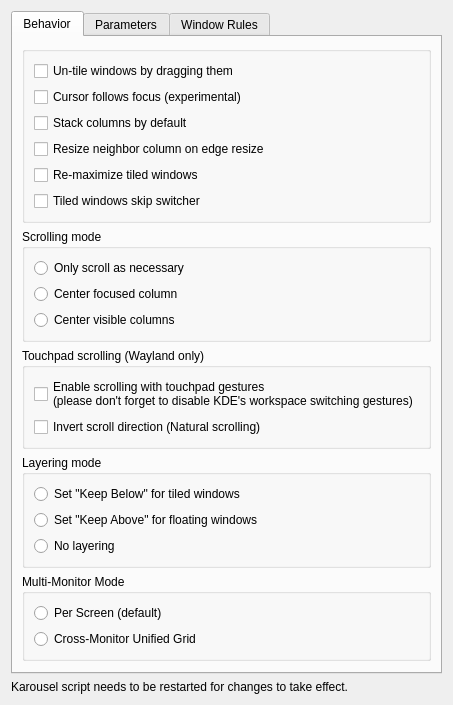
<?xml version="1.0" encoding="UTF-8"?>
<ui version="4.0">
    <class>KWin::KarouselConfigForm</class>
    <widget class="QWidget" name="KWin::KarouselConfigForm">
        <property name="windowTitle">
            <string>Karousel</string>
        </property>
        <property name="autoFillBackground">
            <bool>false</bool>
        </property>
        <layout class="QVBoxLayout" name="layout_main">
            <item>
                <widget class="QTabWidget" name="tabContainer">
                    <widget class="QWidget" name="tab_behavior">
                        <attribute name="title">
                            <string>Behavior</string>
                        </attribute>
                        <layout class="QVBoxLayout">
                            <item>
                                <widget class="QGroupBox">
                                    <property name="flat">
                                        <bool>true</bool>
                                    </property>
                                    <layout class="QVBoxLayout">
                                        <item>
                                            <widget class="QCheckBox" name="kcfg_untileOnDrag">
                                                <property name="text">
                                                    <string>Un-tile windows by dragging them</string>
                                                </property>
                                            </widget>
                                        </item>
                                        <item>
                                            <widget class="QCheckBox" name="kcfg_cursorFollowsFocus">
                                                <property name="text">
                                                    <string>Cursor follows focus (experimental)</string>
                                                </property>
                                                <property name="toolTip">
                                                    <string>When a window gains focus, move the cursor to it</string>
                                                </property>
                                            </widget>
                                        </item>
                                        <item>
                                            <widget class="QCheckBox" name="kcfg_stackColumnsByDefault">
                                                <property name="text">
                                                    <string>Stack columns by default</string>
                                                </property>
                                                <property name="toolTip">
                                                    <string>New columns start in stacked mode (only the active window visible)</string>
                                                </property>
                                            </widget>
                                        </item>
                                        <item>
                                            <widget class="QCheckBox" name="kcfg_resizeNeighborColumn">
                                                <property name="text">
                                                    <string>Resize neighbor column on edge resize</string>
                                                </property>
                                                <property name="toolTip">
                                                    <string>When resizing a column by dragging its edge, also inversely resize the column on the other side of the edge</string>
                                                </property>
                                            </widget>
                                        </item>
                                        <item>
                                            <widget class="QCheckBox" name="kcfg_reMaximize">
                                                <property name="text">
                                                    <string>Re-maximize tiled windows</string>
                                                </property>
                                                <property name="toolTip">
                                                    <string>Restore maximized and full-screen states of tiled windows on focus</string>
                                                </property>
                                            </widget>
                                        </item>
                                        <item>
                                            <widget class="QCheckBox" name="kcfg_skipSwitcher">
                                                <property name="text">
                                                    <string>Tiled windows skip switcher</string>
                                                </property>
                                            </widget>
                                        </item>
                                    </layout>
                                </widget>
                            </item>

                            <item>
                                <widget class="QGroupBox">
                                    <property name="title">
                                        <string>Scrolling mode</string>
                                    </property>
                                    <layout class="QVBoxLayout">
                                        <item>
                                            <widget class="QRadioButton" name="kcfg_scrollingLazy">
                                                <property name="text">
                                                    <string>Only scroll as necessary</string>
                                                </property>
                                            </widget>
                                        </item>
                                        <item>
                                            <widget class="QRadioButton" name="kcfg_scrollingCentered">
                                                <property name="text">
                                                    <string>Center focused column</string>
                                                </property>
                                            </widget>
                                        </item>
                                        <item>
                                            <widget class="QRadioButton" name="kcfg_scrollingGrouped">
                                                <property name="text">
                                                    <string>Center visible columns</string>
                                                </property>
                                            </widget>
                                        </item>
                                    </layout>
                                </widget>
                            </item>

                            <item>
                                <widget class="QGroupBox">
                                    <property name="title">
                                        <string>Touchpad scrolling (Wayland only)</string>
                                    </property>
                                    <layout class="QVBoxLayout">
                                        <item>
                                            <widget class="QCheckBox" name="kcfg_gestureScroll">
                                                <property name="text">
                                                    <string>Enable scrolling with touchpad gestures
(please don't forget to disable KDE's workspace switching gestures)</string>
                                                </property>
                                                <property name="toolTip">
                                                    <string>Scroll with a three-finger horizontal swipe gesture</string>
                                                </property>
                                            </widget>
                                        </item>

                                        <item>
                                            <widget class="QCheckBox" name="kcfg_gestureScrollInvert">
                                                <property name="text">
                                                    <string>Invert scroll direction (Natural scrolling)</string>
                                                </property>
                                            </widget>
                                        </item>
                                    </layout>
                                </widget>
                            </item>

                            <item>
                                <widget class="QGroupBox">
                                    <property name="title">
                                        <string>Layering mode</string>
                                    </property>
                                    <layout class="QVBoxLayout">
                                        <item>
                                            <widget class="QRadioButton" name="kcfg_tiledKeepBelow">
                                                <property name="text">
                                                    <string>Set "Keep Below" for tiled windows</string>
                                                </property>
                                            </widget>
                                        </item>
                                        <item>
                                            <widget class="QRadioButton" name="kcfg_floatingKeepAbove">
                                                <property name="text">
                                                    <string>Set "Keep Above" for floating windows</string>
                                                </property>
                                            </widget>
                                        </item>
                                        <item>
                                            <widget class="QRadioButton" name="kcfg_noLayering">
                                                <property name="text">
                                                    <string>No layering</string>
                                                </property>
                                            </widget>
                                        </item>
                                    </layout>
                                </widget>
                            </item>

                            <item>
                                <widget class="QGroupBox">
                                    <property name="title">
                                        <string>Multi-Monitor Mode</string>
                                    </property>
                                    <layout class="QVBoxLayout">
                                        <item>
                                            <widget class="QRadioButton" name="kcfg_multiMonitorModePerScreen">
                                                <property name="text">
                                                    <string>Per Screen (default)</string>
                                                </property>
                                            </widget>
                                        </item>
                                        <item>
                                            <widget class="QRadioButton" name="kcfg_multiMonitorModeCross">
                                                <property name="text">
                                                    <string>Cross-Monitor Unified Grid</string>
                                                </property>
                                            </widget>
                                        </item>
                                    </layout>
                                </widget>
                            </item>

                            <item>
                                <spacer name="spacer_footer">
                                    <property name="orientation">
                                        <enum>Qt::Vertical</enum>
                                    </property>
                                    <property name="sizeHint" stdset="0">
                                        <size>
                                            <width>0</width>
                                            <height>0</height>
                                        </size>
                                    </property>
                                </spacer>
                            </item>
                        </layout>
                    </widget>

                    <widget class="QWidget" name="tab_parameters">
                        <attribute name="title">
                            <string>Parameters</string>
                        </attribute>
                        <layout class="QFormLayout">
                            <item row="0" column="0">
                                <widget class="QLabel" name="label_gapsOuterTop">
                                    <property name="text">
                                        <string>Top margin:</string>
                                    </property>
                                </widget>
                            </item>
                            <item row="0" column="1">
                                <widget class="QSpinBox" name="kcfg_gapsOuterTop">
                                    <property name="suffix">
                                        <string> px</string>
                                    </property>
                                    <property name="maximum">
                                        <number>999</number>
                                    </property>
                                    <property name="value">
                                        <number>0</number>
                                    </property>
                                </widget>
                            </item>

                            <item row="1" column="0">
                                <widget class="QLabel" name="label_gapsOuterBottom">
                                    <property name="text">
                                        <string>Bottom margin:</string>
                                    </property>
                                </widget>
                            </item>
                            <item row="1" column="1">
                                <widget class="QSpinBox" name="kcfg_gapsOuterBottom">
                                    <property name="suffix">
                                        <string> px</string>
                                    </property>
                                    <property name="maximum">
                                        <number>999</number>
                                    </property>
                                    <property name="value">
                                        <number>0</number>
                                    </property>
                                </widget>
                            </item>

                            <item row="2" column="0">
                                <widget class="QLabel" name="label_gapsOuterLeft">
                                    <property name="text">
                                        <string>Left margin:</string>
                                    </property>
                                </widget>
                            </item>
                            <item row="2" column="1">
                                <widget class="QSpinBox" name="kcfg_gapsOuterLeft">
                                    <property name="suffix">
                                        <string> px</string>
                                    </property>
                                    <property name="maximum">
                                        <number>999</number>
                                    </property>
                                    <property name="value">
                                        <number>0</number>
                                    </property>
                                </widget>
                            </item>

                            <item row="3" column="0">
                                <widget class="QLabel" name="label_gapsOuterRight">
                                    <property name="text">
                                        <string>Right margin:</string>
                                    </property>
                                </widget>
                            </item>
                            <item row="3" column="1">
                                <widget class="QSpinBox" name="kcfg_gapsOuterRight">
                                    <property name="suffix">
                                        <string> px</string>
                                    </property>
                                    <property name="maximum">
                                        <number>999</number>
                                    </property>
                                    <property name="value">
                                        <number>0</number>
                                    </property>
                                </widget>
                            </item>

                            <item row="4" column="0">
                                <widget class="QLabel" name="label_gapsInnerHorizontal">
                                    <property name="text">
                                        <string>Horizontal gaps between windows:</string>
                                    </property>
                                </widget>
                            </item>
                            <item row="4" column="1">
                                <widget class="QSpinBox" name="kcfg_gapsInnerHorizontal">
                                    <property name="suffix">
                                        <string> px</string>
                                    </property>
                                    <property name="maximum">
                                        <number>999</number>
                                    </property>
                                    <property name="value">
                                        <number>0</number>
                                    </property>
                                </widget>
                            </item>

                            <item row="5" column="0">
                                <widget class="QLabel" name="label_gapsInnerVertical">
                                    <property name="text">
                                        <string>Vertical gaps between windows:</string>
                                    </property>
                                </widget>
                            </item>
                            <item row="5" column="1">
                                <widget class="QSpinBox" name="kcfg_gapsInnerVertical">
                                    <property name="suffix">
                                        <string> px</string>
                                    </property>
                                    <property name="maximum">
                                        <number>999</number>
                                    </property>
                                    <property name="value">
                                        <number>0</number>
                                    </property>
                                </widget>
                            </item>

                            <item row="6" column="0">
                                <widget class="QLabel" name="label_stackOffsetX">
                                    <property name="text">
                                        <string>Horizontal offset for stacked columns:</string>
                                    </property>
                                </widget>
                            </item>
                            <item row="6" column="1">
                                <widget class="QSpinBox" name="kcfg_stackOffsetX">
                                    <property name="suffix">
                                        <string> px</string>
                                    </property>
                                    <property name="maximum">
                                        <number>999</number>
                                    </property>
                                    <property name="value">
                                        <number>0</number>
                                    </property>
                                </widget>
                            </item>

                            <item row="7" column="0">
                                <widget class="QLabel" name="label_stackOffsetY">
                                    <property name="text">
                                        <string>Vertical offset for stacked columns:</string>
                                    </property>
                                </widget>
                            </item>
                            <item row="7" column="1">
                                <widget class="QSpinBox" name="kcfg_stackOffsetY">
                                    <property name="suffix">
                                        <string> px</string>
                                    </property>
                                    <property name="maximum">
                                        <number>999</number>
                                    </property>
                                    <property name="value">
                                        <number>0</number>
                                    </property>
                                </widget>
                            </item>

                            <item row="8" column="0">
                                <widget class="QLabel" name="label_manualScrollStep">
                                    <property name="text">
                                        <string>Manual scroll step size:</string>
                                    </property>
                                </widget>
                            </item>
                            <item row="8" column="1">
                                <widget class="QSpinBox" name="kcfg_manualScrollStep">
                                    <property name="suffix">
                                        <string> px</string>
                                    </property>
                                    <property name="maximum">
                                        <number>999</number>
                                    </property>
                                    <property name="value">
                                        <number>0</number>
                                    </property>
                                </widget>
                            </item>

                            <item row="9" column="0">
                                <widget class="QLabel" name="label_gestureScrollStep">
                                    <property name="text">
                                        <string>Touchpad gesture scrolling speed:</string>
                                    </property>
                                    <property name="toolTip">
                                        <string>The amount to scroll per edge-to-edge gesture</string>
                                    </property>
                                </widget>
                            </item>
                            <item row="9" column="1">
                                <widget class="QSpinBox" name="kcfg_gestureScrollStep">
                                    <property name="suffix">
                                        <string> px</string>
                                    </property>
                                    <property name="maximum">
                                        <number>10000</number>
                                    </property>
                                    <property name="minimum">
                                        <number>100</number>
                                    </property>
                                    <property name="singleStep">
                                        <number>100</number>
                                    </property>
                                    <property name="value">
                                        <number>1920</number>
                                    </property>
                                </widget>
                            </item>

                            <item row="10" column="0">
                                <widget class="QLabel" name="label_presetWidths">
                                    <property name="text">
                                        <string>Preset widths:</string>
                                    </property>
                                    <property name="toolTip">
                                        <string>Widths used for cycling through widths</string>
                                    </property>
                                </widget>
                            </item>
                            <item row="10" column="1">
                                <widget class="QLineEdit" name="kcfg_presetWidths">
                                    <property name="toolTip">
                                        <string>Comma-separated list of widths. Supported units: "px" and "%".</string>
                                    </property>
                                </widget>
                            </item>

                            <item row="11" column="0">
                                <widget class="QLabel" name="label_offScreenOpacity">
                                    <property name="text">
                                        <string>Obscured window opacity:</string>
                                    </property>
                                </widget>
                            </item>
                            <item row="11" column="1">
                                <widget class="QSpinBox" name="kcfg_offScreenOpacity">
                                    <property name="suffix">
                                        <string> %</string>
                                    </property>
                                    <property name="maximum">
                                        <number>100</number>
                                    </property>
                                    <property name="value">
                                        <number>0</number>
                                    </property>
                                </widget>
                            </item>

                            <item row="12" column="0">
                                <widget class="QLabel" name="label_enabledScreens">
                                    <property name="text">
                                        <string>Enabled Screens (-1=all;0=only first;0,1,2=first three)</string>
                                    </property>
                                </widget>
                            </item>
                            <item row="12" column="1">
                                <widget class="QLineEdit" name="kcfg_enabledScreens">
                                    <property name="text">
                                        <string>-1</string>
                                    </property>
                                </widget>
                            </item>

                        </layout>
                    </widget>

                    <widget class="QWidget" name="tab_windowRules">
                        <attribute name="title">
                            <string>Window Rules</string>
                        </attribute>
                        <layout class="QVBoxLayout">
                            <item>
                                <layout class="QHBoxLayout">
                                    <item>
                                        <widget class="QLabel" name="label_desktops">
                                            <property name="text">
                                                <string>Tiled desktops:</string>
                                            </property>
                                            <property name="wordWrap">
                                                <bool>true</bool>
                                            </property>
                                        </widget>
                                    </item>
                                    <item>
                                        <widget class="QLineEdit" name="kcfg_tiledDesktops">
                                            <property name="toolTip">
                                                <string>Regex string to match desktops by desktop name"</string>
                                            </property>
                                        </widget>
                                    </item>
                                </layout>
                            </item>
                            <item>
                                <widget class="QPlainTextEdit" name="kcfg_windowRules">
                                    <property name="tabChangesFocus">
                                        <bool>true</bool>
                                    </property>
                                    <property name="lineWrapMode">
                                        <enum>QPlainTextEdit::NoWrap</enum>
                                    </property>
                                    <property name="font">
                                        <font><family>Monospace</family></font>
                                    </property>
                                </widget>
                            </item>
                        </layout>
                    </widget>
                </widget>
            </item>
         <item>
            <widget class="QLabel" name="label">
                <property name="text">
                    <string>Karousel script needs to be restarted for changes to take effect.</string>
                </property>
            </widget>
        </item>
        </layout>
    </widget>
    <resources/>
    <connections/>
</ui>
